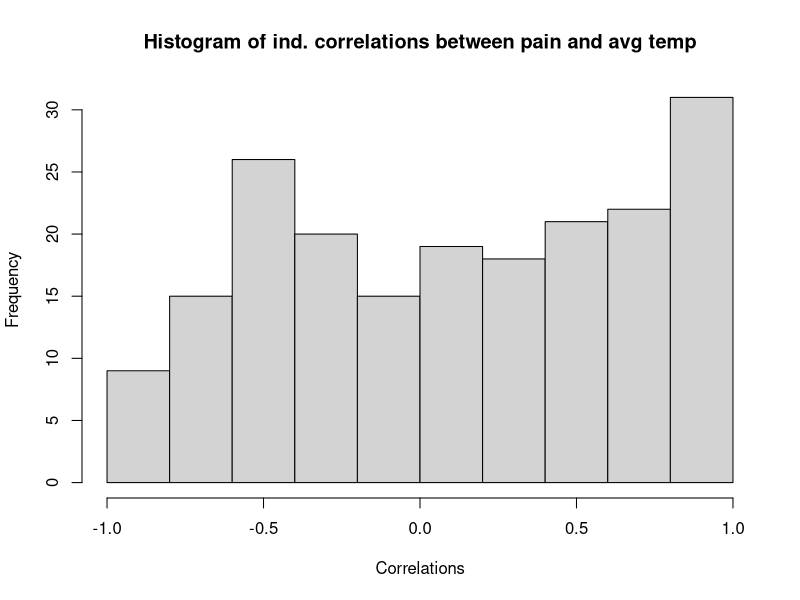
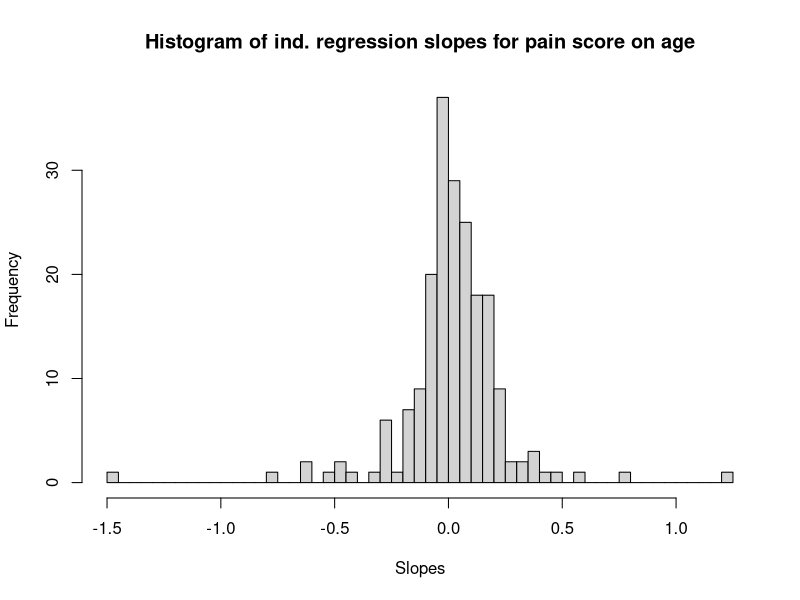

Write the R code that produced these figures, in order.
## ---- chunk 1
library(knitr)
knitr::opts_chunk$set(echo = TRUE)
## ---- chunk 2
#Read in data
pain_data <- read.csv("McAlindon_Big.csv")
#Obtain the unique ID values and how many times they are repeated
run_lengths <- rle(pain_data$ID)
#Save only the number of times each unique ID is repeated
repeats <- run_lengths$lengths
#Create a vector with the row numbers where each unique ID is first used
first_use_rows <- cumsum(c(1, repeats[-length(repeats)]))
#Select these rows from the data
pain_data_first_rows <- pain_data[first_use_rows,]
## ---- chunk 3
#Select out the columns where the string "pain" is in the column name. 
#Check to make sure that this only selects the relevant columns 
#(in this case only the pain score columns contain the string "pain").
pain_columns <- pain_data[,grepl("pain", names(pain_data))]
#Calculate the average pain score for each of the 7 days of the study, excluding missing values.
average_pain_scores <- colMeans(pain_columns, na.rm = TRUE)
#Call summary on the average pain scores
print(average_pain_scores)
summary(average_pain_scores)
## ---- chunk 4
#Add age column to the pain_columns data frame
pain_columns$age <- pain_data$age
#Perform the regression for each of the pain score columns
pain_regressions <- lapply(1:7, function(x) lm(pain_columns[,x] ~ pain_columns$age))
#Create summary tables for each of the regressions
pain_regressions_summaries <- lapply(pain_regressions, summary)
#Extract estimates, standard errors, p-values to a table
slope_table <- as.data.frame(t(sapply(pain_regressions_summaries, function(x)
  coefficients(x)[2,], simplify = "array"))[,-3])
#Add the 95% confidence interval values
slope_table$CI_lower <- sapply(pain_regressions, function(x) confint(x)[2,1])
slope_table$CI_upper <- sapply(pain_regressions, function(x) confint(x)[2,2])
rownames(slope_table) <- lapply(1:7, function(x) paste("pain", x, sep = "."))
print(slope_table)
## ---- chunk 5
#Create function that accepts ID number as input, 
#returns the regression of pain on time for that individual.

individual_regression <- function(ID_no){
  #Select the data for the individual with the supplied ID number
  individual_data <- pain_data[pain_data$ID == ID_no,]
  #Collapse all the columns with pain scores into one column
  pain_column_nos <- grep("pain",names(pain_data))
  full_pain_column <- c()
  for(i in pain_column_nos){
    full_pain_column <- c(full_pain_column, unique(individual_data[,i]))
  }
  #Collapse all the date columns into one column
  date_column_nos <- grep("last",names(pain_data))
  full_date_column <- c()
  for(i in date_column_nos){
    full_date_column <- c(full_date_column, unique(individual_data[,i]))
  }
  #Return the regression of pain based on time (dates)
  return(lm(full_pain_column ~ full_date_column))
}

#Then apply the new function to each unique ID number
individual_regression_results <- lapply(unique(pain_data$ID), individual_regression)
#Obtain coefficients from each of the regressions
individual_regression_summaries <- lapply(individual_regression_results, summary) 
individual_regression_summaries <- lapply(individual_regression_summaries, coefficients)

#Create a table from the coefficients, each row containing an individuals
#coefficient estimates, error, etc.
individual_regression_table <- data.frame(matrix(NA, nrow = 205, ncol = 8))
for(i in 1:length(individual_regression_summaries)){
  if(dim(individual_regression_summaries[[i]])[1] == 1){
    individual_regression_table[i,1:4] <- individual_regression_summaries[[i]]
  }else{
  individual_regression_table[i,] <- c(individual_regression_summaries[[i]][1,],individual_regression_summaries[[i]][2,])
  }
}
#name the table
names(individual_regression_table) <- c("(Intercept) Estimate", "(Intercept) Std. Error", "(Intercept) t value", "(Intercept) p value", "Slope Estimate", "Slope Std. Error", "Slope t value", "Slope p value")
## ---- chunk 6
#display summary of table
summary(individual_regression_table)
## ---- chunk 7
#Create function that accepts ID number as input, 
#returns the regression of pain on average temperature for that individual.

individual_correlation <- function(ID_no){
  #Select the data for the individual with the supplied ID number
  individual_data <- pain_data[pain_data$ID == ID_no,]
  #Collapse all the columns with pain scores into one column
  pain_column_nos <- grep("pain",names(pain_data))
  full_pain_column <- c()
  for(i in pain_column_nos){
    full_pain_column <- c(full_pain_column, unique(individual_data[,i]))
  }
  #Collapse all the temperature columns into one column
  date_column_nos <- grep("last",names(pain_data))
  full_date_column <- c()
  for(i in date_column_nos){
    full_date_column <- c(full_date_column, unique(individual_data[,i]))
  }
  full_temp_column <- c()
  for(i in full_date_column){
    if(is.na(i)){
      full_temp_column <- c(full_temp_column, i)
    }else{
      full_temp_column <- c(full_temp_column, individual_data$avgtemp[individual_data$WeatherDate == i])
    }
  }
  #Return the correlation of pain and average temperature,  using only pairwise complete observations
  return(cor(full_temp_column, full_pain_column, use = "complete.obs"))
}

#Create vector containing correlations for each individual
individual_correlation_results <- as.numeric(lapply(unique(pain_data$ID), individual_correlation))
## ---- chunk 8
#Display histogram containing results
summary(individual_correlation_results)
hist(individual_correlation_results, xlab = "Correlations", main = "Histogram of ind. correlations between pain and avg temp", breaks = 10)
## ---- chunk 9
##Create function that accepts ID number as input, 
#returns the regression of pain on average temperature for that individual.
individual_regression_temp <- function(ID_no){
  #Select the data for the individual with the supplied ID number
  individual_data <- pain_data[pain_data$ID == ID_no,]
  #Collapse all the columns with pain scores into one column
  pain_column_nos <- grep("pain",names(pain_data))
  full_pain_column <- c()
  for(i in pain_column_nos){
    full_pain_column <- c(full_pain_column, unique(individual_data[,i]))
  }
  #Collapse all the temperature columns into one column
  date_column_nos <- grep("last",names(pain_data))
  full_date_column <- c()
  for(i in date_column_nos){
    full_date_column <- c(full_date_column, unique(individual_data[,i]))
  }
  full_temp_column <- c()
  for(i in full_date_column){
    if(is.na(i)){
      full_temp_column <- c(full_temp_column, i)
    }else{
      full_temp_column <- c(full_temp_column, individual_data$avgtemp[individual_data$WeatherDate == i])
    }
  }
  #Return the regression of pain and average temperature
  return(lm(full_pain_column ~ full_temp_column))
}
#Then apply the new function to each unique ID number
individual_regression_temp_results <- lapply(unique(pain_data$ID), individual_regression_temp)
#Obtain coefficients from each of the regressions
individual_regression_temp_coefficients <- t(sapply(individual_regression_temp_results, coefficients))
colnames(individual_regression_temp_coefficients) <- c("Intercepts", "Slopes")
#Produce summary of the intercepts and slopes
summary(individual_regression_temp_coefficients)
#Histogram of slopes
hist(individual_regression_temp_coefficients[,2], breaks = 50, xlab = "Slopes", main = "Histogram of ind. regression slopes for pain score on age")
## ---- chunk 10
##Create function that accepts ID number as input, 
#returns the regression of pain on average temperature for that individual.
individual_multiple_regression <- function(ID_no){
  #Select the data for the individual with the supplied ID number
  individual_data <- pain_data[pain_data$ID == ID_no,]
  #Collapse all the columns with pain scores into one column
  pain_column_nos <- grep("pain",names(pain_data))
  full_pain_column <- c()
  for(i in pain_column_nos){
    full_pain_column <- c(full_pain_column, unique(individual_data[,i]))
  }
  #Collapse all the temperature columns into one column
  date_column_nos <- grep("last",names(pain_data))
  full_date_column <- c()
  for(i in date_column_nos){
    full_date_column <- c(full_date_column, unique(individual_data[,i]))
  }
  full_temp_column <- c()
  for(i in full_date_column){
    if(is.na(i)){
      full_temp_column <- c(full_temp_column, i)
    }else{
      full_temp_column <- c(full_temp_column, individual_data$avgtemp[individual_data$WeatherDate == i])
    }
  }
  #Return the regression of pain and average temperature
  return(lm(full_pain_column ~ full_temp_column + full_date_column))
}
#Then apply the new function to each unique ID number
individual_multiple_regression_results <- lapply(unique(pain_data$ID), individual_multiple_regression)
#Obtain coefficients from each of the regressions
individual_multiple_regression_summaries <- lapply(individual_multiple_regression_results, summary)
individual_multiple_regression_coefficients <- lapply(individual_multiple_regression_summaries, coefficients)
#Create table with regression results, one row per individual
individual_multiple_regression_table <- data.frame(matrix(NA, nrow = 205, ncol = 12))
for(i in 1:length(individual_multiple_regression_coefficients)){
  if(dim(individual_multiple_regression_coefficients[[i]])[1] == 1){
    individual_multiple_regression_table[i,1:4] <- individual_multiple_regression_coefficients[[i]]
  }else if(dim(individual_multiple_regression_coefficients[[i]])[1] == 2){
    individual_multiple_regression_table[i,1:8] <- c(individual_multiple_regression_coefficients[[i]][1,], individual_multiple_regression_coefficients[[i]][2,])
  }else{
  individual_multiple_regression_table[i,] <- c(individual_multiple_regression_coefficients[[i]][1,],individual_multiple_regression_coefficients[[i]][2,], individual_multiple_regression_coefficients[[i]][3,])
  }
}

names(individual_multiple_regression_table) <- c("(Intercept) Estimate", "(Intercept) Std. Error", "(Intercept) t value", "(Intercept) p value","Temp Coeff Estimate", "Temp Coeff Std. Error", "Temp Coeff t value", "Temp Coeff p value", "Time Coeff Estimate", "Time Coeff Std. Error", "Time Coeff t value", "Time Coeff p value")
## ---- chunk 11
#Produce summary of the intercepts and slopes
summary(individual_multiple_regression_table)
## ---- chunk 12
full_data <- read.csv("Wang.csv")
taichi_data <- full_data[full_data$group == 1,]
pt_data <- full_data[full_data$group == 0,]
characteristics <- c("Demographics","Women, no. (%)","Age, years","White, no. (%)","Greater than or equal to high school education, no. (%)","Body mass index, kg/m","Disease condition","Duration of knee pain (on study knee), years","Radiograph score, no. (%)","K/L grade 2","K/L grade 3","K/L grade 4","Knee surgery, no. (%)","Patient VAS (range 0–10 cm)","Physician VAS (study knee; range 0–10 cm)","WOMAC pain (range 0–500 mm)", "WOMAC physical function (range 0–1,700 mm)", "WOMAC stiffness (range 0–200 mm)","Receiving NSAIDs prior to study, no. (%)", "Receiving analgesics prior to study, no. (%)","Self-reported comorbidities, no. (%)","Congestive heart disease","Hypertension","Diabetes mellitus","Health-related quality of life and others","SF-36 PCS (range 0–100)","SF-36 MCS (range 0–100)","CES-D (range 0–60)","Self-efficacy score (range 1–5)","Physical performance","6-minute walk test, yards","Balance score (range 0–5)","Chair stand score, seconds")
baseline_dataframe <- as.data.frame(cbind(characteristics, 0, 0,0), stringsAsFactors = FALSE)
names(baseline_dataframe) <- c("Characteristic", "taichi", "pt", "full")
row.names(baseline_dataframe) <- characteristics
baseline_dataframe <- baseline_dataframe[,-1]


#gender
baseline_dataframe$taichi[2] <- paste(sum(taichi_data$female), " (", round((sum(taichi_data$female)/dim(taichi_data)[1]) * 100), ")", sep ="")
#age
baseline_dataframe$taichi[3] <- paste(round(mean(taichi_data$age),1), " ± ", round(sd(taichi_data$age),1), sep ="")
#white (since no other races included)
baseline_dataframe$taichi[4] <- paste(sum(taichi_data$white), " (", round((sum(taichi_data$white)/dim(taichi_data)[1]) * 100), ")", sep ="")
#high.school.education
baseline_dataframe$taichi[5] <- paste(sum(taichi_data$high.school.education), " (", round((sum(taichi_data$high.school.education)/dim(taichi_data)[1]) * 100), ")", sep ="")
#bmi
baseline_dataframe$taichi[6] <- paste(round(mean(taichi_data$bmi),1), " ± ", round(sd(taichi_data$bmi),1), sep ="")
#duration
baseline_dataframe$taichi[8] <- paste(round(mean(taichi_data$duration,na.rm=TRUE),1), " ± ", round(sd(taichi_data$duration,na.rm=TRUE),1), sep ="")

#radiograph_score
#2
baseline_dataframe$taichi[10] <- paste(sum(taichi_data$radiograph.score == 2), " (", round((sum(taichi_data$radiograph.score == 2)/dim(taichi_data)[1]) * 100), ")", sep ="")

#3
baseline_dataframe$taichi[11] <- paste(sum(taichi_data$radiograph.score == 3), " (", round((sum(taichi_data$radiograph.score == 3)/dim(taichi_data)[1]) * 100), ")", sep ="")

#4
baseline_dataframe$taichi[12] <- paste(sum(taichi_data$radiograph.score == 4), " (", round((sum(taichi_data$radiograph.score == 4)/dim(taichi_data)[1]) * 100), ")", sep ="")

#knee.surgery
baseline_dataframe$taichi[13] <- paste(sum(taichi_data$knee.surgery), " (", round((sum(taichi_data$knee.surgery)/dim(taichi_data)[1]) * 100), ")", sep ="")

#patient VAS
baseline_dataframe$taichi[14] <- paste(round(mean(taichi_data$pt.global.vas.1,na.rm=TRUE),1), " ± ", round(sd(taichi_data$pt.global.vas.1,na.rm=TRUE),1), sep ="")

#physician VAS
baseline_dataframe$taichi[15] <- paste(round(mean(taichi_data$physician.vas.1,na.rm=TRUE),1), " ± ", round(sd(taichi_data$physician.vas.1,na.rm=TRUE),1), sep ="")

#womac pain
baseline_dataframe$taichi[16] <- paste(round(mean(taichi_data$womac.pain.1,na.rm=TRUE),1), " ± ", round(sd(taichi_data$womac.pain.1,na.rm=TRUE),1), sep ="")

#womac phys. function
baseline_dataframe$taichi[17] <- paste(round(mean(taichi_data$womac.phys.func.1,na.rm=TRUE),1), " ± ", round(sd(taichi_data$womac.phys.func.1,na.rm=TRUE),1), sep ="")

#womac stiffness
baseline_dataframe$taichi[18] <- paste(round(mean(taichi_data$pcs.1,na.rm=TRUE),1), " ± ", round(sd(taichi_data$pcs.1,na.rm=TRUE),1), sep ="")

#nsaids
baseline_dataframe$taichi[19] <- paste(sum(taichi_data$nsaids.1), " (", round((sum(taichi_data$nsaids.1)/dim(taichi_data)[1]) * 100), ")", sep ="")

#analgesics
baseline_dataframe$taichi[20] <- paste(sum(taichi_data$analg.1), " (", round((sum(taichi_data$analg.1)/dim(taichi_data)[1]) * 100), ")", sep ="")

#history chd
baseline_dataframe$taichi[22] <- paste(sum(taichi_data$hxchd), " (", round((sum(taichi_data$hxchd)/dim(taichi_data)[1]) * 100), ")", sep ="")

#history hypertension
baseline_dataframe$taichi[23] <- paste(sum(taichi_data$hxhtn), " (", round((sum(taichi_data$hxhtn)/dim(taichi_data)[1]) * 100), ")", sep ="")

#history diabetes
baseline_dataframe$taichi[24] <- paste(sum(taichi_data$hxdm), " (", round((sum(taichi_data$hxdm)/dim(taichi_data)[1]) * 100), ")", sep ="")

#sf-36 pcs
baseline_dataframe$taichi[26] <- paste(round(mean(taichi_data$pcs.1,na.rm=TRUE),1), " ± ", round(sd(taichi_data$pcs.1,na.rm=TRUE),1), sep ="")

#sf-36 mcs
baseline_dataframe$taichi[27] <- paste(round(mean(taichi_data$mcs.1,na.rm=TRUE),1), " ± ", round(sd(taichi_data$mcs.1,na.rm=TRUE),1), sep ="")

#cesd
baseline_dataframe$taichi[28] <- paste(round(mean(taichi_data$cesd.1,na.rm=TRUE),1), " ± ", round(sd(taichi_data$cesd.1,na.rm=TRUE),1), sep ="")

#self efficacy
baseline_dataframe$taichi[29] <- paste(round(mean(taichi_data$self.efficacy.1,na.rm=TRUE),1), " ± ", round(sd(taichi_data$self.efficacy.1,na.rm=TRUE),1), sep ="")

#walk test
baseline_dataframe$taichi[31] <- paste(round(mean(taichi_data$walkyard.1,na.rm=TRUE),1), " ± ", round(sd(taichi_data$walkyard.1,na.rm=TRUE),1), sep ="")

#balance
baseline_dataframe$taichi[32] <- paste(round(mean(taichi_data$balance.1,na.rm=TRUE),1), " ± ", round(sd(taichi_data$balance.1,na.rm=TRUE),1), sep ="")

#chairstand
baseline_dataframe$taichi[33] <- paste(round(mean(taichi_data$chairstand.1,na.rm=TRUE),1), " ± ", round(sd(taichi_data$chairstand.1,na.rm=TRUE),1), sep ="")


#gender
baseline_dataframe$pt[2] <- paste(sum(pt_data$female), " (", round((sum(pt_data$female)/dim(pt_data)[1]) * 100), ")", sep ="")
#age
baseline_dataframe$pt[3] <- paste(round(mean(pt_data$age),1), " ± ", round(sd(pt_data$age),1), sep ="")
#white (since no other races included)
baseline_dataframe$pt[4] <- paste(sum(pt_data$white), " (", round((sum(pt_data$white)/dim(pt_data)[1]) * 100), ")", sep ="")
#high.school.education
baseline_dataframe$pt[5] <- paste(sum(pt_data$high.school.education), " (", round((sum(pt_data$high.school.education)/dim(pt_data)[1]) * 100), ")", sep ="")
#bmi
baseline_dataframe$pt[6] <- paste(round(mean(pt_data$bmi),1), " ± ", round(sd(pt_data$bmi),1), sep ="")
#duration
baseline_dataframe$pt[8] <- paste(round(mean(pt_data$duration,na.rm=TRUE),1), " ± ", round(sd(pt_data$duration,na.rm=TRUE),1), sep ="")

#radiograph_score
#2
baseline_dataframe$pt[10] <- paste(sum(pt_data$radiograph.score == 2), " (", round((sum(pt_data$radiograph.score == 2)/dim(pt_data)[1]) * 100), ")", sep ="")

#3
baseline_dataframe$pt[11] <- paste(sum(pt_data$radiograph.score == 3), " (", round((sum(pt_data$radiograph.score == 3)/dim(pt_data)[1]) * 100), ")", sep ="")

#4
baseline_dataframe$pt[12] <- paste(sum(pt_data$radiograph.score == 4), " (", round((sum(pt_data$radiograph.score == 4)/dim(pt_data)[1]) * 100), ")", sep ="")

#knee.surgery
baseline_dataframe$pt[13] <- paste(sum(pt_data$knee.surgery), " (", round((sum(pt_data$knee.surgery)/dim(pt_data)[1]) * 100), ")", sep ="")

#patient VAS
baseline_dataframe$pt[14] <- paste(round(mean(pt_data$pt.global.vas.1,na.rm=TRUE),1), " ± ", round(sd(pt_data$pt.global.vas.1,na.rm=TRUE),1), sep ="")

#physician VAS
baseline_dataframe$pt[15] <- paste(round(mean(pt_data$physician.vas.1,na.rm=TRUE),1), " ± ", round(sd(pt_data$physician.vas.1,na.rm=TRUE),1), sep ="")

#womac pain
baseline_dataframe$pt[16] <- paste(round(mean(pt_data$womac.pain.1,na.rm=TRUE),1), " ± ", round(sd(pt_data$womac.pain.1,na.rm=TRUE),1), sep ="")

#womac phys. function
baseline_dataframe$pt[17] <- paste(round(mean(pt_data$womac.phys.func.1,na.rm=TRUE),1), " ± ", round(sd(pt_data$womac.phys.func.1,na.rm=TRUE),1), sep ="")

#womac stiffness
baseline_dataframe$pt[18] <- paste(round(mean(pt_data$pcs.1,na.rm=TRUE),1), " ± ", round(sd(pt_data$pcs.1,na.rm=TRUE),1), sep ="")

#nsaids
baseline_dataframe$pt[19] <- paste(sum(pt_data$nsaids.1), " (", round((sum(pt_data$nsaids.1)/dim(pt_data)[1]) * 100), ")", sep ="")

#analgesics
baseline_dataframe$pt[20] <- paste(sum(pt_data$analg.1), " (", round((sum(pt_data$analg.1)/dim(pt_data)[1]) * 100), ")", sep ="")

#history chd
baseline_dataframe$pt[22] <- paste(sum(pt_data$hxchd), " (", round((sum(pt_data$hxchd)/dim(pt_data)[1]) * 100), ")", sep ="")

#history hypertension
baseline_dataframe$pt[23] <- paste(sum(pt_data$hxhtn), " (", round((sum(pt_data$hxhtn)/dim(pt_data)[1]) * 100), ")", sep ="")

#history diabetes
baseline_dataframe$pt[24] <- paste(sum(pt_data$hxdm), " (", round((sum(pt_data$hxdm)/dim(pt_data)[1]) * 100), ")", sep ="")

#sf-36 pcs
baseline_dataframe$pt[26] <- paste(round(mean(pt_data$pcs.1,na.rm=TRUE),1), " ± ", round(sd(pt_data$pcs.1,na.rm=TRUE),1), sep ="")

#sf-36 mcs
baseline_dataframe$pt[27] <- paste(round(mean(pt_data$mcs.1,na.rm=TRUE),1), " ± ", round(sd(pt_data$mcs.1,na.rm=TRUE),1), sep ="")

#cesd
baseline_dataframe$pt[28] <- paste(round(mean(pt_data$cesd.1,na.rm=TRUE),1), " ± ", round(sd(pt_data$cesd.1,na.rm=TRUE),1), sep ="")

#self efficacy
baseline_dataframe$pt[29] <- paste(round(mean(pt_data$self.efficacy.1,na.rm=TRUE),1), " ± ", round(sd(pt_data$self.efficacy.1,na.rm=TRUE),1), sep ="")

#walk test
baseline_dataframe$pt[31] <- paste(round(mean(pt_data$walkyard.1,na.rm=TRUE),1), " ± ", round(sd(pt_data$walkyard.1,na.rm=TRUE),1), sep ="")

#balance
baseline_dataframe$pt[32] <- paste(round(mean(pt_data$balance.1,na.rm=TRUE),1), " ± ", round(sd(pt_data$balance.1,na.rm=TRUE),1), sep ="")

#chairstand
baseline_dataframe$pt[33] <- paste(round(mean(pt_data$chairstand.1,na.rm=TRUE),1), " ± ", round(sd(pt_data$chairstand.1,na.rm=TRUE),1), sep ="")

#gender
baseline_dataframe$full[2] <- paste(sum(full_data$female), " (", round((sum(full_data$female)/dim(full_data)[1]) * 100), ")", sep ="")
#age
baseline_dataframe$full[3] <- paste(round(mean(full_data$age),1), " ± ", round(sd(full_data$age),1), sep ="")
#white (since no other races included)
baseline_dataframe$full[4] <- paste(sum(full_data$white), " (", round((sum(full_data$white)/dim(full_data)[1]) * 100), ")", sep ="")
#high.school.education
baseline_dataframe$full[5] <- paste(sum(full_data$high.school.education), " (", round((sum(full_data$high.school.education)/dim(full_data)[1]) * 100), ")", sep ="")
#bmi
baseline_dataframe$full[6] <- paste(round(mean(full_data$bmi),1), " ± ", round(sd(full_data$bmi),1), sep ="")
#duration
baseline_dataframe$full[8] <- paste(round(mean(full_data$duration,na.rm=TRUE),1), " ± ", round(sd(full_data$duration,na.rm=TRUE),1), sep ="")

#radiograph_score
#2
baseline_dataframe$full[10] <- paste(sum(full_data$radiograph.score == 2), " (", round((sum(full_data$radiograph.score == 2)/dim(full_data)[1]) * 100), ")", sep ="")

#3
baseline_dataframe$full[11] <- paste(sum(full_data$radiograph.score == 3), " (", round((sum(full_data$radiograph.score == 3)/dim(full_data)[1]) * 100), ")", sep ="")

#4
baseline_dataframe$full[12] <- paste(sum(full_data$radiograph.score == 4), " (", round((sum(full_data$radiograph.score == 4)/dim(full_data)[1]) * 100), ")", sep ="")

#knee.surgery
baseline_dataframe$full[13] <- paste(sum(full_data$knee.surgery), " (", round((sum(full_data$knee.surgery)/dim(full_data)[1]) * 100), ")", sep ="")

#patient VAS
baseline_dataframe$full[14] <- paste(round(mean(full_data$pt.global.vas.1,na.rm=TRUE),1), " ± ", round(sd(full_data$pt.global.vas.1,na.rm=TRUE),1), sep ="")

#physician VAS
baseline_dataframe$full[15] <- paste(round(mean(full_data$physician.vas.1,na.rm=TRUE),1), " ± ", round(sd(full_data$physician.vas.1,na.rm=TRUE),1), sep ="")

#womac pain
baseline_dataframe$full[16] <- paste(round(mean(full_data$womac.pain.1,na.rm=TRUE),1), " ± ", round(sd(full_data$womac.pain.1,na.rm=TRUE),1), sep ="")

#womac phys. function
baseline_dataframe$full[17] <- paste(round(mean(full_data$womac.phys.func.1,na.rm=TRUE),1), " ± ", round(sd(full_data$womac.phys.func.1,na.rm=TRUE),1), sep ="")

#womac stiffness
baseline_dataframe$full[18] <- paste(round(mean(full_data$pcs.1,na.rm=TRUE),1), " ± ", round(sd(full_data$pcs.1,na.rm=TRUE),1), sep ="")

#nsaids
baseline_dataframe$full[19] <- paste(sum(full_data$nsaids.1), " (", round((sum(full_data$nsaids.1)/dim(full_data)[1]) * 100), ")", sep ="")

#analgesics
baseline_dataframe$full[20] <- paste(sum(full_data$analg.1), " (", round((sum(full_data$analg.1)/dim(full_data)[1]) * 100), ")", sep ="")

#history chd
baseline_dataframe$full[22] <- paste(sum(full_data$hxchd), " (", round((sum(full_data$hxchd)/dim(full_data)[1]) * 100), ")", sep ="")

#history hypertension
baseline_dataframe$full[23] <- paste(sum(full_data$hxhtn), " (", round((sum(full_data$hxhtn)/dim(full_data)[1]) * 100), ")", sep ="")

#history diabetes
baseline_dataframe$full[24] <- paste(sum(full_data$hxdm), " (", round((sum(full_data$hxdm)/dim(full_data)[1]) * 100), ")", sep ="")

#sf-36 pcs
baseline_dataframe$full[26] <- paste(round(mean(full_data$pcs.1,na.rm=TRUE),1), " ± ", round(sd(full_data$pcs.1,na.rm=TRUE),1), sep ="")

#sf-36 mcs
baseline_dataframe$full[27] <- paste(round(mean(full_data$mcs.1,na.rm=TRUE),1), " ± ", round(sd(full_data$mcs.1,na.rm=TRUE),1), sep ="")

#cesd
baseline_dataframe$full[28] <- paste(round(mean(full_data$cesd.1,na.rm=TRUE),1), " ± ", round(sd(full_data$cesd.1,na.rm=TRUE),1), sep ="")

#self efficacy
baseline_dataframe$full[29] <- paste(round(mean(full_data$self.efficacy.1,na.rm=TRUE),1), " ± ", round(sd(full_data$self.efficacy.1,na.rm=TRUE),1), sep ="")

#walk test
baseline_dataframe$full[31] <- paste(round(mean(full_data$walkyard.1,na.rm=TRUE),1), " ± ", round(sd(full_data$walkyard.1,na.rm=TRUE),1), sep ="")

#balance
baseline_dataframe$full[32] <- paste(round(mean(full_data$balance.1,na.rm=TRUE),1), " ± ", round(sd(full_data$balance.1,na.rm=TRUE),1), sep ="")

#chairstand
baseline_dataframe$full[33] <- paste(round(mean(full_data$chairstand.1,na.rm=TRUE),1), " ± ", round(sd(full_data$chairstand.1,na.rm=TRUE),1), sep ="")

baseline_dataframe[baseline_dataframe == 0] <- ""

names(baseline_dataframe) <- c("Tai Chi (n = 20)", "Attention Control (n = 20)", "Total (n = 40)")

kable(baseline_dataframe)
